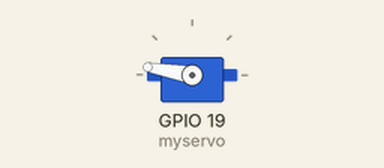
Simulated run of this sketch. Board: ESP32. Parts: servo.

Above: at 0.05 s.
At 3.2 s:
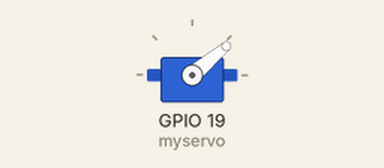
At 6.4 s:
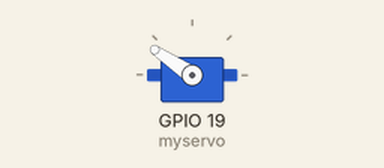
At 12.8 s:
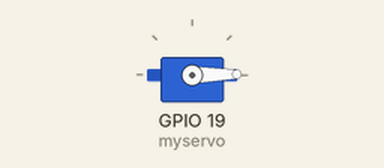
Timing chart, 0 to 16.7 s (numbered marks = the images above):
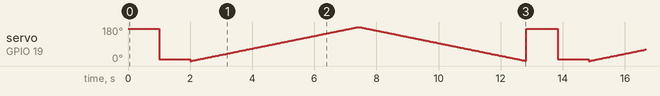

The sketch:

SERVO.ino
```cpp
#include <ESP32_Servo.h>
Servo myservo;

void setup() {
  myservo.attach(19);      // пин сервомотора
}

void loop() {
  // поворот на угол
  myservo.write(170);
  delay(1000);
  myservo.write(10);
  delay(1000);

  //плавный поворот
  for (int i = 0; i < 181; i++) {
    myservo.write(i);
    delay(30);
  }
  for (int i = 180; i > 0; i--) {
    myservo.write(i);
    delay(30);
  }
}
```

Measured:
- by itself, servo on GPIO 19 (myservo): moves between 0° and 180°, repeating every 12.8 s
